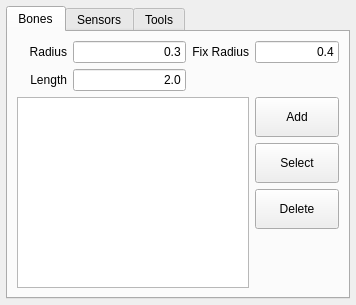
<?xml version="1.0" encoding="UTF-8"?>
<ui version="4.0">
 <class>FixationPropertiesController</class>
 <widget class="QWidget" name="FixationPropertiesController">
  <property name="geometry">
   <rect>
    <x>0</x>
    <y>0</y>
    <width>356</width>
    <height>305</height>
   </rect>
  </property>
  <property name="sizePolicy">
   <sizepolicy hsizetype="Expanding" vsizetype="Expanding">
    <horstretch>0</horstretch>
    <verstretch>0</verstretch>
   </sizepolicy>
  </property>
  <property name="windowTitle">
   <string>Form</string>
  </property>
  <layout class="QGridLayout" name="gridLayout_7">
   <property name="sizeConstraint">
    <enum>QLayout::SetDefaultConstraint</enum>
   </property>
   <property name="margin">
    <number>6</number>
   </property>
   <item row="0" column="0">
    <widget class="QTabWidget" name="tabWidget_2">
     <property name="enabled">
      <bool>true</bool>
     </property>
     <property name="currentIndex">
      <number>0</number>
     </property>
     <widget class="QWidget" name="tabBones">
      <attribute name="icon">
       <iconset resource="../../../ressources/ressources.qrc">
        <normaloff>:/img/icons/bone</normaloff>:/img/icons/bone</iconset>
      </attribute>
      <attribute name="title">
       <string>Bones</string>
      </attribute>
      <layout class="QGridLayout" name="gridLayout">
       <item row="0" column="2">
        <widget class="QLabel" name="lBoneRadius">
         <property name="text">
          <string>Radius</string>
         </property>
         <property name="alignment">
          <set>Qt::AlignRight|Qt::AlignTrailing|Qt::AlignVCenter</set>
         </property>
        </widget>
       </item>
       <item row="0" column="3">
        <widget class="QLineEdit" name="leAddBoneRadius">
         <property name="text">
          <string>0.3</string>
         </property>
         <property name="alignment">
          <set>Qt::AlignRight|Qt::AlignTrailing|Qt::AlignVCenter</set>
         </property>
        </widget>
       </item>
       <item row="0" column="4" colspan="2">
        <widget class="QLabel" name="lEndFixRadius">
         <property name="text">
          <string>Fix Radius</string>
         </property>
         <property name="alignment">
          <set>Qt::AlignRight|Qt::AlignTrailing|Qt::AlignVCenter</set>
         </property>
        </widget>
       </item>
       <item row="0" column="6">
        <widget class="QLineEdit" name="leAddBoneEndFixRadius">
         <property name="enabled">
          <bool>true</bool>
         </property>
         <property name="text">
          <string>0.4</string>
         </property>
         <property name="alignment">
          <set>Qt::AlignRight|Qt::AlignTrailing|Qt::AlignVCenter</set>
         </property>
        </widget>
       </item>
       <item row="2" column="0" rowspan="4" colspan="6">
        <widget class="QListWidget" name="lwBones"/>
       </item>
       <item row="3" column="6">
        <widget class="QPushButton" name="pbSelectBone">
         <property name="enabled">
          <bool>true</bool>
         </property>
         <property name="minimumSize">
          <size>
           <width>0</width>
           <height>40</height>
          </size>
         </property>
         <property name="whatsThis">
          <string>&lt;!DOCTYPE HTML PUBLIC &quot;-//W3C//DTD HTML 4.0//EN&quot; &quot;http://www.w3.org/TR/REC-html40/strict.dtd&quot;&gt;
&lt;html&gt;&lt;head&gt;&lt;meta name=&quot;qrichtext&quot; content=&quot;1&quot; /&gt;&lt;style type=&quot;text/css&quot;&gt;
p, li { white-space: pre-wrap; }
&lt;/style&gt;&lt;/head&gt;&lt;body style=&quot; font-family:'MS Shell Dlg 2'; font-size:8.25pt; font-weight:400; font-style:normal;&quot;&gt;
&lt;p style=&quot; margin-top:0px; margin-bottom:0px; margin-left:0px; margin-right:0px; -qt-block-indent:0; text-indent:0px;&quot;&gt;&lt;span style=&quot; font-weight:600;&quot;&gt;Select bone&lt;/span&gt;&lt;/p&gt;
&lt;p style=&quot;-qt-paragraph-type:empty; margin-top:0px; margin-bottom:0px; margin-left:0px; margin-right:0px; -qt-block-indent:0; text-indent:0px; font-weight:600;&quot;&gt;&lt;/p&gt;
&lt;p style=&quot; margin-top:0px; margin-bottom:0px; margin-left:0px; margin-right:0px; -qt-block-indent:0; text-indent:0px;&quot;&gt;Select the bone selected in the list of bones&lt;/p&gt;&lt;/body&gt;&lt;/html&gt;</string>
         </property>
         <property name="text">
          <string>Select</string>
         </property>
         <property name="icon">
          <iconset resource="../../../ressources/ressources.qrc">
           <normaloff>:/img/icons/bone</normaloff>:/img/icons/bone</iconset>
         </property>
        </widget>
       </item>
       <item row="4" column="6">
        <widget class="QPushButton" name="pbRemoveBone">
         <property name="enabled">
          <bool>true</bool>
         </property>
         <property name="minimumSize">
          <size>
           <width>0</width>
           <height>40</height>
          </size>
         </property>
         <property name="whatsThis">
          <string>&lt;!DOCTYPE HTML PUBLIC &quot;-//W3C//DTD HTML 4.0//EN&quot; &quot;http://www.w3.org/TR/REC-html40/strict.dtd&quot;&gt;
&lt;html&gt;&lt;head&gt;&lt;meta name=&quot;qrichtext&quot; content=&quot;1&quot; /&gt;&lt;style type=&quot;text/css&quot;&gt;
p, li { white-space: pre-wrap; }
&lt;/style&gt;&lt;/head&gt;&lt;body style=&quot; font-family:'MS Shell Dlg 2'; font-size:8.25pt; font-weight:400; font-style:normal;&quot;&gt;
&lt;p style=&quot; margin-top:0px; margin-bottom:0px; margin-left:0px; margin-right:0px; -qt-block-indent:0; text-indent:0px;&quot;&gt;&lt;span style=&quot; font-size:8pt; font-weight:600;&quot;&gt;Delete bone&lt;/span&gt;&lt;/p&gt;
&lt;p style=&quot;-qt-paragraph-type:empty; margin-top:0px; margin-bottom:0px; margin-left:0px; margin-right:0px; -qt-block-indent:0; text-indent:0px; font-size:8pt;&quot;&gt;&lt;/p&gt;
&lt;p style=&quot; margin-top:0px; margin-bottom:0px; margin-left:0px; margin-right:0px; -qt-block-indent:0; text-indent:0px;&quot;&gt;&lt;span style=&quot; font-size:8pt;&quot;&gt;Delete the selected bone in the list of bones&lt;/span&gt;&lt;/p&gt;&lt;/body&gt;&lt;/html&gt;</string>
         </property>
         <property name="text">
          <string>Delete</string>
         </property>
         <property name="icon">
          <iconset resource="../../../ressources/ressources.qrc">
           <normaloff>:/img/icons/bone_delete</normaloff>:/img/icons/bone_delete</iconset>
         </property>
        </widget>
       </item>
       <item row="2" column="6">
        <widget class="QPushButton" name="pbAddBone">
         <property name="minimumSize">
          <size>
           <width>0</width>
           <height>40</height>
          </size>
         </property>
         <property name="whatsThis">
          <string>&lt;!DOCTYPE HTML PUBLIC &quot;-//W3C//DTD HTML 4.0//EN&quot; &quot;http://www.w3.org/TR/REC-html40/strict.dtd&quot;&gt;
&lt;html&gt;&lt;head&gt;&lt;meta name=&quot;qrichtext&quot; content=&quot;1&quot; /&gt;&lt;style type=&quot;text/css&quot;&gt;
p, li { white-space: pre-wrap; }
&lt;/style&gt;&lt;/head&gt;&lt;body style=&quot; font-family:'MS Shell Dlg 2'; font-size:8.25pt; font-weight:400; font-style:normal;&quot;&gt;
&lt;p style=&quot; margin-top:0px; margin-bottom:0px; margin-left:0px; margin-right:0px; -qt-block-indent:0; text-indent:0px;&quot;&gt;&lt;span style=&quot; font-weight:600;&quot;&gt;Add bone&lt;/span&gt;&lt;/p&gt;
&lt;p style=&quot;-qt-paragraph-type:empty; margin-top:0px; margin-bottom:0px; margin-left:0px; margin-right:0px; -qt-block-indent:0; text-indent:0px;&quot;&gt;&lt;/p&gt;
&lt;p style=&quot; margin-top:0px; margin-bottom:0px; margin-left:0px; margin-right:0px; -qt-block-indent:0; text-indent:0px;&quot;&gt;Add a bone to the current fixation. You can select initial size of the bone just above.&lt;/p&gt;&lt;/body&gt;&lt;/html&gt;</string>
         </property>
         <property name="text">
          <string>Add</string>
         </property>
         <property name="icon">
          <iconset resource="../../../ressources/ressources.qrc">
           <normaloff>:/img/icons/bone_add</normaloff>:/img/icons/bone_add</iconset>
         </property>
        </widget>
       </item>
       <item row="1" column="3">
        <widget class="QLineEdit" name="leAddBoneLenght">
         <property name="sizePolicy">
          <sizepolicy hsizetype="Minimum" vsizetype="Fixed">
           <horstretch>0</horstretch>
           <verstretch>0</verstretch>
          </sizepolicy>
         </property>
         <property name="text">
          <string>2.0</string>
         </property>
         <property name="alignment">
          <set>Qt::AlignRight|Qt::AlignTrailing|Qt::AlignVCenter</set>
         </property>
        </widget>
       </item>
       <item row="1" column="2">
        <widget class="QLabel" name="lBoneLength">
         <property name="text">
          <string>Length</string>
         </property>
         <property name="alignment">
          <set>Qt::AlignRight|Qt::AlignTrailing|Qt::AlignVCenter</set>
         </property>
        </widget>
       </item>
      </layout>
     </widget>
     <widget class="QWidget" name="tabSensors">
      <attribute name="icon">
       <iconset resource="../../../ressources/ressources.qrc">
        <normaloff>:/img/icons/sensor</normaloff>:/img/icons/sensor</iconset>
      </attribute>
      <attribute name="title">
       <string>Sensors</string>
      </attribute>
      <layout class="QGridLayout" name="gridLayout_3">
       <item row="0" column="0" colspan="4">
        <widget class="QComboBox" name="cbSensors">
         <property name="minimumSize">
          <size>
           <width>240</width>
           <height>32</height>
          </size>
         </property>
         <property name="whatsThis">
          <string>&lt;!DOCTYPE HTML PUBLIC &quot;-//W3C//DTD HTML 4.0//EN&quot; &quot;http://www.w3.org/TR/REC-html40/strict.dtd&quot;&gt;
&lt;html&gt;&lt;head&gt;&lt;meta name=&quot;qrichtext&quot; content=&quot;1&quot; /&gt;&lt;style type=&quot;text/css&quot;&gt;
p, li { white-space: pre-wrap; }
&lt;/style&gt;&lt;/head&gt;&lt;body style=&quot; font-family:'MS Shell Dlg 2'; font-size:8.25pt; font-weight:400; font-style:normal;&quot;&gt;
&lt;p style=&quot; margin-top:0px; margin-bottom:0px; margin-left:0px; margin-right:0px; -qt-block-indent:0; text-indent:0px;&quot;&gt;&lt;span style=&quot; font-weight:600;&quot;&gt;List of available sensors&lt;/span&gt;&lt;/p&gt;
&lt;p style=&quot;-qt-paragraph-type:empty; margin-top:0px; margin-bottom:0px; margin-left:0px; margin-right:0px; -qt-block-indent:0; text-indent:0px;&quot;&gt;&lt;/p&gt;
&lt;p style=&quot; margin-top:0px; margin-bottom:0px; margin-left:0px; margin-right:0px; -qt-block-indent:0; text-indent:0px;&quot;&gt;This list of sensors is used to select &lt;span style=&quot; font-family:'arial,sans-serif'; font-size:medium; color:#000000;&quot;&gt;what sensor you want to add.&lt;/span&gt;&lt;/p&gt;&lt;/body&gt;&lt;/html&gt;</string>
         </property>
         <item>
          <property name="text">
           <string>Egocentric position sensor</string>
          </property>
         </item>
         <item>
          <property name="text">
           <string>Gyroscopic sensor</string>
          </property>
         </item>
         <item>
          <property name="text">
           <string>Accelerometer sensor</string>
          </property>
         </item>
         <item>
          <property name="text">
           <string>Contact sensor</string>
          </property>
         </item>
        </widget>
       </item>
       <item row="1" column="0" rowspan="3">
        <widget class="QListWidget" name="lwSensors">
         <property name="sizePolicy">
          <sizepolicy hsizetype="Expanding" vsizetype="Minimum">
           <horstretch>0</horstretch>
           <verstretch>0</verstretch>
          </sizepolicy>
         </property>
         <property name="whatsThis">
          <string>&lt;!DOCTYPE HTML PUBLIC &quot;-//W3C//DTD HTML 4.0//EN&quot; &quot;http://www.w3.org/TR/REC-html40/strict.dtd&quot;&gt;
&lt;html&gt;&lt;head&gt;&lt;meta name=&quot;qrichtext&quot; content=&quot;1&quot; /&gt;&lt;style type=&quot;text/css&quot;&gt;
p, li { white-space: pre-wrap; }
&lt;/style&gt;&lt;/head&gt;&lt;body style=&quot; font-family:'MS Shell Dlg 2'; font-size:8.25pt; font-weight:400; font-style:normal;&quot;&gt;
&lt;p style=&quot; margin-top:0px; margin-bottom:0px; margin-left:0px; margin-right:0px; -qt-block-indent:0; text-indent:0px;&quot;&gt;&lt;span style=&quot; font-weight:600;&quot;&gt;List of sensors&lt;/span&gt;&lt;/p&gt;
&lt;p style=&quot;-qt-paragraph-type:empty; margin-top:0px; margin-bottom:0px; margin-left:0px; margin-right:0px; -qt-block-indent:0; text-indent:0px; font-weight:600;&quot;&gt;&lt;/p&gt;
&lt;p style=&quot; margin-top:0px; margin-bottom:0px; margin-left:0px; margin-right:0px; -qt-block-indent:0; text-indent:0px;&quot;&gt;List of sensors of the current fixation&lt;/p&gt;
&lt;p style=&quot;-qt-paragraph-type:empty; margin-top:0px; margin-bottom:0px; margin-left:0px; margin-right:0px; -qt-block-indent:0; text-indent:0px;&quot;&gt;&lt;/p&gt;
&lt;p style=&quot;-qt-paragraph-type:empty; margin-top:0px; margin-bottom:0px; margin-left:0px; margin-right:0px; -qt-block-indent:0; text-indent:0px;&quot;&gt;&lt;/p&gt;&lt;/body&gt;&lt;/html&gt;</string>
         </property>
        </widget>
       </item>
       <item row="1" column="2" colspan="2">
        <widget class="QPushButton" name="pbAddSensor">
         <property name="minimumSize">
          <size>
           <width>0</width>
           <height>40</height>
          </size>
         </property>
         <property name="whatsThis">
          <string>&lt;!DOCTYPE HTML PUBLIC &quot;-//W3C//DTD HTML 4.0//EN&quot; &quot;http://www.w3.org/TR/REC-html40/strict.dtd&quot;&gt;
&lt;html&gt;&lt;head&gt;&lt;meta name=&quot;qrichtext&quot; content=&quot;1&quot; /&gt;&lt;style type=&quot;text/css&quot;&gt;
p, li { white-space: pre-wrap; }
&lt;/style&gt;&lt;/head&gt;&lt;body style=&quot; font-family:'MS Shell Dlg 2'; font-size:8.25pt; font-weight:400; font-style:normal;&quot;&gt;
&lt;p style=&quot; margin-top:0px; margin-bottom:0px; margin-left:0px; margin-right:0px; -qt-block-indent:0; text-indent:0px;&quot;&gt;&lt;span style=&quot; font-weight:600;&quot;&gt;Add sensor&lt;/span&gt;&lt;/p&gt;
&lt;p style=&quot;-qt-paragraph-type:empty; margin-top:0px; margin-bottom:0px; margin-left:0px; margin-right:0px; -qt-block-indent:0; text-indent:0px;&quot;&gt;&lt;/p&gt;
&lt;p style=&quot; margin-top:0px; margin-bottom:0px; margin-left:0px; margin-right:0px; -qt-block-indent:0; text-indent:0px;&quot;&gt;Add the selected sensor in the combo box to the current fixation.&lt;/p&gt;&lt;/body&gt;&lt;/html&gt;</string>
         </property>
         <property name="text">
          <string>Add</string>
         </property>
         <property name="icon">
          <iconset resource="../../../ressources/ressources.qrc">
           <normaloff>:/img/icons/sensor_add</normaloff>:/img/icons/sensor_add</iconset>
         </property>
        </widget>
       </item>
       <item row="2" column="2" colspan="2">
        <widget class="QPushButton" name="pbDeleteSensor">
         <property name="enabled">
          <bool>true</bool>
         </property>
         <property name="minimumSize">
          <size>
           <width>0</width>
           <height>40</height>
          </size>
         </property>
         <property name="whatsThis">
          <string>&lt;!DOCTYPE HTML PUBLIC &quot;-//W3C//DTD HTML 4.0//EN&quot; &quot;http://www.w3.org/TR/REC-html40/strict.dtd&quot;&gt;
&lt;html&gt;&lt;head&gt;&lt;meta name=&quot;qrichtext&quot; content=&quot;1&quot; /&gt;&lt;style type=&quot;text/css&quot;&gt;
p, li { white-space: pre-wrap; }
&lt;/style&gt;&lt;/head&gt;&lt;body style=&quot; font-family:'MS Shell Dlg 2'; font-size:8.25pt; font-weight:400; font-style:normal;&quot;&gt;
&lt;p style=&quot; margin-top:0px; margin-bottom:0px; margin-left:0px; margin-right:0px; -qt-block-indent:0; text-indent:0px;&quot;&gt;&lt;span style=&quot; font-weight:600;&quot;&gt;Delete sensor&lt;/span&gt;&lt;/p&gt;
&lt;p style=&quot;-qt-paragraph-type:empty; margin-top:0px; margin-bottom:0px; margin-left:0px; margin-right:0px; -qt-block-indent:0; text-indent:0px;&quot;&gt;&lt;/p&gt;
&lt;p style=&quot; margin-top:0px; margin-bottom:0px; margin-left:0px; margin-right:0px; -qt-block-indent:0; text-indent:0px;&quot;&gt;Delete the selected sensor and its brain connections.&lt;/p&gt;&lt;/body&gt;&lt;/html&gt;</string>
         </property>
         <property name="text">
          <string>Delete</string>
         </property>
         <property name="icon">
          <iconset resource="../../../ressources/ressources.qrc">
           <normaloff>:/img/icons/sensor_delete</normaloff>:/img/icons/sensor_delete</iconset>
         </property>
        </widget>
       </item>
      </layout>
     </widget>
     <widget class="QWidget" name="tabTools">
      <attribute name="icon">
       <iconset resource="../../../ressources/ressources.qrc">
        <normaloff>:/img/icons/wrench</normaloff>:/img/icons/wrench</iconset>
      </attribute>
      <attribute name="title">
       <string>Tools</string>
      </attribute>
      <layout class="QGridLayout" name="gridLayout_2">
       <item row="3" column="0">
        <widget class="QGroupBox" name="gbSize">
         <property name="whatsThis">
          <string>&lt;!DOCTYPE HTML PUBLIC &quot;-//W3C//DTD HTML 4.0//EN&quot; &quot;http://www.w3.org/TR/REC-html40/strict.dtd&quot;&gt;
&lt;html&gt;&lt;head&gt;&lt;meta name=&quot;qrichtext&quot; content=&quot;1&quot; /&gt;&lt;style type=&quot;text/css&quot;&gt;
p, li { white-space: pre-wrap; }
&lt;/style&gt;&lt;/head&gt;&lt;body style=&quot; font-family:'MS Shell Dlg 2'; font-size:8.25pt; font-weight:400; font-style:normal;&quot;&gt;
&lt;p style=&quot; margin-top:0px; margin-bottom:0px; margin-left:0px; margin-right:0px; -qt-block-indent:0; text-indent:0px;&quot;&gt;&lt;span style=&quot; font-weight:600;&quot;&gt;Size manager&lt;/span&gt;&lt;/p&gt;
&lt;p style=&quot;-qt-paragraph-type:empty; margin-top:0px; margin-bottom:0px; margin-left:0px; margin-right:0px; -qt-block-indent:0; text-indent:0px;&quot;&gt;&lt;/p&gt;
&lt;p style=&quot; margin-top:0px; margin-bottom:0px; margin-left:0px; margin-right:0px; -qt-block-indent:0; text-indent:0px;&quot;&gt;Here, you can resize the radius of a fixation.&lt;/p&gt;&lt;/body&gt;&lt;/html&gt;</string>
         </property>
         <property name="title">
          <string>Size</string>
         </property>
         <layout class="QGridLayout" name="gridLayout_4">
          <item row="0" column="1">
           <widget class="QSlider" name="sRadius">
            <property name="minimum">
             <number>100</number>
            </property>
            <property name="maximum">
             <number>10000</number>
            </property>
            <property name="orientation">
             <enum>Qt::Horizontal</enum>
            </property>
            <property name="tickPosition">
             <enum>QSlider::TicksBelow</enum>
            </property>
            <property name="tickInterval">
             <number>1000</number>
            </property>
           </widget>
          </item>
          <item row="0" column="0">
           <widget class="QLabel" name="label">
            <property name="text">
             <string>Radius</string>
            </property>
           </widget>
          </item>
          <item row="0" column="2">
           <widget class="QLineEdit" name="leRadius">
            <property name="maximumSize">
             <size>
              <width>64</width>
              <height>16777215</height>
             </size>
            </property>
           </widget>
          </item>
          <item row="1" column="2">
           <widget class="QPushButton" name="pbResizeRadius">
            <property name="maximumSize">
             <size>
              <width>64</width>
              <height>16777215</height>
             </size>
            </property>
            <property name="text">
             <string>Resize</string>
            </property>
           </widget>
          </item>
         </layout>
        </widget>
       </item>
       <item row="4" column="0">
        <widget class="QGroupBox" name="gbAirCt">
         <property name="whatsThis">
          <string>&lt;!DOCTYPE HTML PUBLIC &quot;-//W3C//DTD HTML 4.0//EN&quot; &quot;http://www.w3.org/TR/REC-html40/strict.dtd&quot;&gt;
&lt;html&gt;&lt;head&gt;&lt;meta name=&quot;qrichtext&quot; content=&quot;1&quot; /&gt;&lt;style type=&quot;text/css&quot;&gt;
p, li { white-space: pre-wrap; }
&lt;/style&gt;&lt;/head&gt;&lt;body style=&quot; font-family:'MS Shell Dlg 2'; font-size:8.25pt; font-weight:400; font-style:normal;&quot;&gt;
&lt;p style=&quot; margin-top:0px; margin-bottom:0px; margin-left:0px; margin-right:0px; -qt-block-indent:0; text-indent:0px;&quot;&gt;&lt;span style=&quot; font-size:8pt; font-weight:600;&quot;&gt;Attach / Detach fixation&lt;/span&gt;&lt;/p&gt;
&lt;p style=&quot;-qt-paragraph-type:empty; margin-top:0px; margin-bottom:0px; margin-left:0px; margin-right:0px; -qt-block-indent:0; text-indent:0px; font-size:8pt;&quot;&gt;&lt;/p&gt;
&lt;p style=&quot; margin-top:0px; margin-bottom:0px; margin-left:0px; margin-right:0px; -qt-block-indent:0; text-indent:0px;&quot;&gt;&lt;span style=&quot; font-size:8pt;&quot;&gt;This feature allows you to fix a fixation in the air. It's very useful to build entity.&lt;/span&gt;&lt;/p&gt;&lt;/body&gt;&lt;/html&gt;</string>
         </property>
         <property name="title">
          <string>Air constraint</string>
         </property>
         <layout class="QGridLayout" name="gridLayout_6">
          <item row="0" column="0">
           <widget class="QPushButton" name="pbFixInTheAir">
            <property name="enabled">
             <bool>true</bool>
            </property>
            <property name="whatsThis">
             <string>&lt;!DOCTYPE HTML PUBLIC &quot;-//W3C//DTD HTML 4.0//EN&quot; &quot;http://www.w3.org/TR/REC-html40/strict.dtd&quot;&gt;
&lt;html&gt;&lt;head&gt;&lt;meta name=&quot;qrichtext&quot; content=&quot;1&quot; /&gt;&lt;style type=&quot;text/css&quot;&gt;
p, li { white-space: pre-wrap; }
&lt;/style&gt;&lt;/head&gt;&lt;body style=&quot; font-family:'MS Shell Dlg 2'; font-size:8.25pt; font-weight:400; font-style:normal;&quot;&gt;
&lt;p style=&quot;-qt-paragraph-type:empty; margin-top:0px; margin-bottom:0px; margin-left:0px; margin-right:0px; -qt-block-indent:0; text-indent:0px; font-size:8pt;&quot;&gt;&lt;/p&gt;&lt;/body&gt;&lt;/html&gt;</string>
            </property>
            <property name="text">
             <string>Attach / Detach</string>
            </property>
            <property name="icon">
             <iconset resource="../../../ressources/ressources.qrc">
              <normaloff>:/img/icons/thumbtack</normaloff>:/img/icons/thumbtack</iconset>
            </property>
           </widget>
          </item>
         </layout>
        </widget>
       </item>
       <item row="5" column="0">
        <spacer name="verticalSpacer">
         <property name="orientation">
          <enum>Qt::Vertical</enum>
         </property>
         <property name="sizeHint" stdset="0">
          <size>
           <width>20</width>
           <height>40</height>
          </size>
         </property>
        </spacer>
       </item>
      </layout>
     </widget>
    </widget>
   </item>
  </layout>
 </widget>
 <resources>
  <include location="../../../ressources/ressources.qrc"/>
 </resources>
 <connections/>
</ui>
